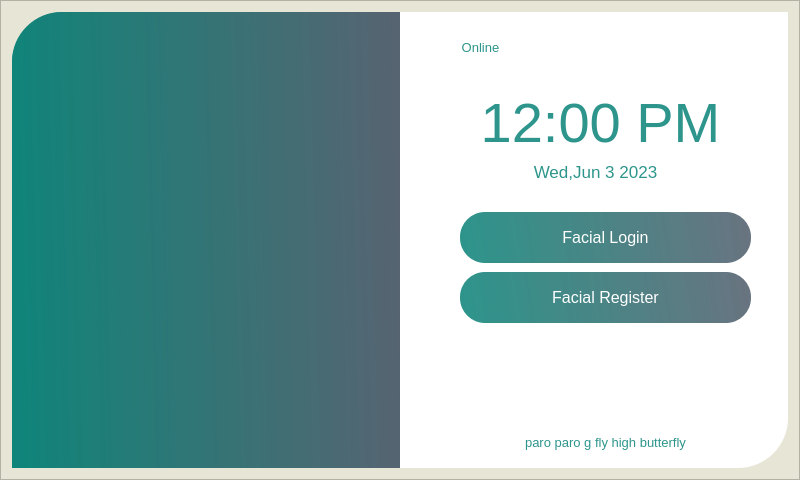
<?xml version="1.0" encoding="UTF-8"?>
<ui version="4.0">
 <class>mainMenu</class>
 <widget class="QFrame" name="mainMenu">
  <property name="geometry">
   <rect>
    <x>0</x>
    <y>0</y>
    <width>800</width>
    <height>480</height>
   </rect>
  </property>
  <property name="minimumSize">
   <size>
    <width>563</width>
    <height>0</height>
   </size>
  </property>
  <property name="windowTitle">
   <string>Frame</string>
  </property>
  <property name="windowIcon">
   <iconset resource="background.qrc">
    <normaloff>:/images/logo515x512.png</normaloff>:/images/logo515x512.png</iconset>
  </property>
  <property name="autoFillBackground">
   <bool>false</bool>
  </property>
  <property name="styleSheet">
   <string notr="true">background-color: rgb(231, 229, 213);
</string>
  </property>
  <property name="frameShape">
   <enum>QFrame::StyledPanel</enum>
  </property>
  <property name="lineWidth">
   <number>2</number>
  </property>
  <layout class="QHBoxLayout" name="horizontalLayout">
   <property name="spacing">
    <number>0</number>
   </property>
   <property name="sizeConstraint">
    <enum>QLayout::SetMinAndMaxSize</enum>
   </property>
   <item>
    <widget class="QWidget" name="widget" native="true">
     <property name="styleSheet">
      <string notr="true">background-color: qlineargradient(spread:pad, x1:0, y1:0.505682, x2:1, y2:0.477, stop:0 rgba(11, 131, 120, 219), stop:1 rgba(85, 98, 112, 226));
border-top-left-radius: 50px;</string>
     </property>
     <layout class="QHBoxLayout" name="horizontalLayout_2">
      <property name="leftMargin">
       <number>0</number>
      </property>
      <property name="topMargin">
       <number>0</number>
      </property>
      <property name="rightMargin">
       <number>0</number>
      </property>
      <property name="bottomMargin">
       <number>0</number>
      </property>
      <item>
       <layout class="QGridLayout" name="gridLayout">
        <item row="0" column="0">
         <widget class="QLabel" name="label_6">
          <property name="autoFillBackground">
           <bool>false</bool>
          </property>
          <property name="styleSheet">
           <string notr="true"/>
          </property>
          <property name="text">
           <string/>
          </property>
          <property name="pixmap">
           <pixmap resource="background.qrc">:/images/logo192x192.png</pixmap>
          </property>
          <property name="alignment">
           <set>Qt::AlignCenter</set>
          </property>
         </widget>
        </item>
       </layout>
      </item>
     </layout>
    </widget>
   </item>
   <item>
    <widget class="QWidget" name="widget_2" native="true">
     <property name="autoFillBackground">
      <bool>false</bool>
     </property>
     <property name="styleSheet">
      <string notr="true">background-image:url(:/images/background.jpg);
background-color:rgb(255, 255, 255);
border-bottom-right-radius: 50px;

</string>
     </property>
     <widget class="QPushButton" name="facialRegister">
      <property name="geometry">
       <rect>
        <x>60</x>
        <y>260</y>
        <width>291</width>
        <height>51</height>
       </rect>
      </property>
      <property name="font">
       <font>
        <family>Segoe UI</family>
        <pointsize>12</pointsize>
       </font>
      </property>
      <property name="cursor">
       <cursorShape>PointingHandCursor</cursorShape>
      </property>
      <property name="autoFillBackground">
       <bool>false</bool>
      </property>
      <property name="styleSheet">
       <string notr="true">background: qlineargradient(spread:pad, x1:0, y1:0.505682, x2:1, y2:0.477, stop:0 rgba(11, 131, 120, 219), stop:1 rgba(85, 98, 112, 226));
border: none;
border-radius: 25px;
    color: white;
    padding: 10px;</string>
      </property>
      <property name="text">
       <string>Facial Register</string>
      </property>
     </widget>
     <widget class="QPushButton" name="facialLogin">
      <property name="geometry">
       <rect>
        <x>60</x>
        <y>200</y>
        <width>291</width>
        <height>51</height>
       </rect>
      </property>
      <property name="font">
       <font>
        <family>Segoe UI</family>
        <pointsize>12</pointsize>
       </font>
      </property>
      <property name="cursor">
       <cursorShape>PointingHandCursor</cursorShape>
      </property>
      <property name="autoFillBackground">
       <bool>false</bool>
      </property>
      <property name="styleSheet">
       <string notr="true">background: qlineargradient(spread:pad, x1:0, y1:0.505682, x2:1, y2:0.477, stop:0 rgba(11, 131, 120, 219), stop:1 rgba(85, 98, 112, 226));

border-radius: 25px;
color: white;
 padding: 10px;</string>
      </property>
      <property name="text">
       <string>Facial Login</string>
      </property>
     </widget>
     <widget class="QLabel" name="label">
      <property name="geometry">
       <rect>
        <x>100</x>
        <y>420</y>
        <width>211</width>
        <height>20</height>
       </rect>
      </property>
      <property name="font">
       <font>
        <family>Segoe UI</family>
        <pointsize>10</pointsize>
        <strikeout>false</strikeout>
       </font>
      </property>
      <property name="styleSheet">
       <string notr="true">color:  rgba(11, 131, 120, 219)</string>
      </property>
      <property name="frameShape">
       <enum>QFrame::NoFrame</enum>
      </property>
      <property name="text">
       <string>paro paro g fly high butterfly</string>
      </property>
      <property name="alignment">
       <set>Qt::AlignCenter</set>
      </property>
     </widget>
     <widget class="QPushButton" name="settings">
      <property name="enabled">
       <bool>true</bool>
      </property>
      <property name="geometry">
       <rect>
        <x>330</x>
        <y>10</y>
        <width>51</width>
        <height>51</height>
       </rect>
      </property>
      <property name="styleSheet">
       <string notr="true">border-radius: 100px;</string>
      </property>
      <property name="text">
       <string/>
      </property>
      <property name="icon">
       <iconset resource="background.qrc">
        <normaloff>:/images/setting.png</normaloff>:/images/setting.png</iconset>
      </property>
      <property name="iconSize">
       <size>
        <width>32</width>
        <height>32</height>
       </size>
      </property>
     </widget>
     <widget class="QPushButton" name="about">
      <property name="enabled">
       <bool>true</bool>
      </property>
      <property name="geometry">
       <rect>
        <x>10</x>
        <y>410</y>
        <width>41</width>
        <height>41</height>
       </rect>
      </property>
      <property name="styleSheet">
       <string notr="true">border-radius: 100px;</string>
      </property>
      <property name="text">
       <string/>
      </property>
      <property name="icon">
       <iconset resource="background.qrc">
        <normaloff>:/images/info.png</normaloff>:/images/info.png</iconset>
      </property>
      <property name="iconSize">
       <size>
        <width>24</width>
        <height>24</height>
       </size>
      </property>
     </widget>
     <widget class="QLabel" name="label_2">
      <property name="geometry">
       <rect>
        <x>0</x>
        <y>80</y>
        <width>401</width>
        <height>61</height>
       </rect>
      </property>
      <property name="font">
       <font>
        <family>Segoe UI</family>
        <pointsize>42</pointsize>
        <strikeout>false</strikeout>
       </font>
      </property>
      <property name="styleSheet">
       <string notr="true">color:  rgba(11, 131, 120, 219)</string>
      </property>
      <property name="frameShape">
       <enum>QFrame::NoFrame</enum>
      </property>
      <property name="text">
       <string>12:00 PM</string>
      </property>
      <property name="alignment">
       <set>Qt::AlignCenter</set>
      </property>
     </widget>
     <widget class="QLabel" name="label_3">
      <property name="geometry">
       <rect>
        <x>90</x>
        <y>150</y>
        <width>211</width>
        <height>20</height>
       </rect>
      </property>
      <property name="font">
       <font>
        <family>Segoe UI</family>
        <pointsize>13</pointsize>
        <strikeout>false</strikeout>
       </font>
      </property>
      <property name="styleSheet">
       <string notr="true">color:  rgba(11, 131, 120, 219)</string>
      </property>
      <property name="frameShape">
       <enum>QFrame::NoFrame</enum>
      </property>
      <property name="text">
       <string>Wed,Jun 3 2023</string>
      </property>
      <property name="alignment">
       <set>Qt::AlignCenter</set>
      </property>
     </widget>
     <widget class="QLabel" name="checkOnline">
      <property name="geometry">
       <rect>
        <x>15</x>
        <y>20</y>
        <width>131</width>
        <height>31</height>
       </rect>
      </property>
      <property name="font">
       <font>
        <family>Segoe UI</family>
        <pointsize>10</pointsize>
        <strikeout>false</strikeout>
       </font>
      </property>
      <property name="styleSheet">
       <string notr="true">color:  rgba(11, 131, 120, 219)</string>
      </property>
      <property name="frameShape">
       <enum>QFrame::NoFrame</enum>
      </property>
      <property name="text">
       <string>Online</string>
      </property>
      <property name="alignment">
       <set>Qt::AlignCenter</set>
      </property>
     </widget>
     <widget class="QPushButton" name="onlineStat">
      <property name="enabled">
       <bool>true</bool>
      </property>
      <property name="geometry">
       <rect>
        <x>20</x>
        <y>16</y>
        <width>41</width>
        <height>41</height>
       </rect>
      </property>
      <property name="styleSheet">
       <string notr="true">border-radius: 100px;</string>
      </property>
      <property name="text">
       <string/>
      </property>
      <property name="icon">
       <iconset resource="background.qrc">
        <normaloff>:/images/online.png</normaloff>:/images/online.png</iconset>
      </property>
      <property name="iconSize">
       <size>
        <width>15</width>
        <height>15</height>
       </size>
      </property>
     </widget>
     <widget class="QPushButton" name="onlineStat_2">
      <property name="enabled">
       <bool>true</bool>
      </property>
      <property name="geometry">
       <rect>
        <x>110</x>
        <y>20</y>
        <width>41</width>
        <height>41</height>
       </rect>
      </property>
      <property name="styleSheet">
       <string notr="true">border-radius: 100px;</string>
      </property>
      <property name="text">
       <string/>
      </property>
      <property name="icon">
       <iconset resource="background.qrc">
        <normaloff>:/images/offline.png</normaloff>:/images/offline.png</iconset>
      </property>
      <property name="iconSize">
       <size>
        <width>15</width>
        <height>15</height>
       </size>
      </property>
     </widget>
    </widget>
   </item>
  </layout>
 </widget>
 <resources>
  <include location="background.qrc"/>
  <include location="../background.qrc"/>
 </resources>
 <connections/>
</ui>
